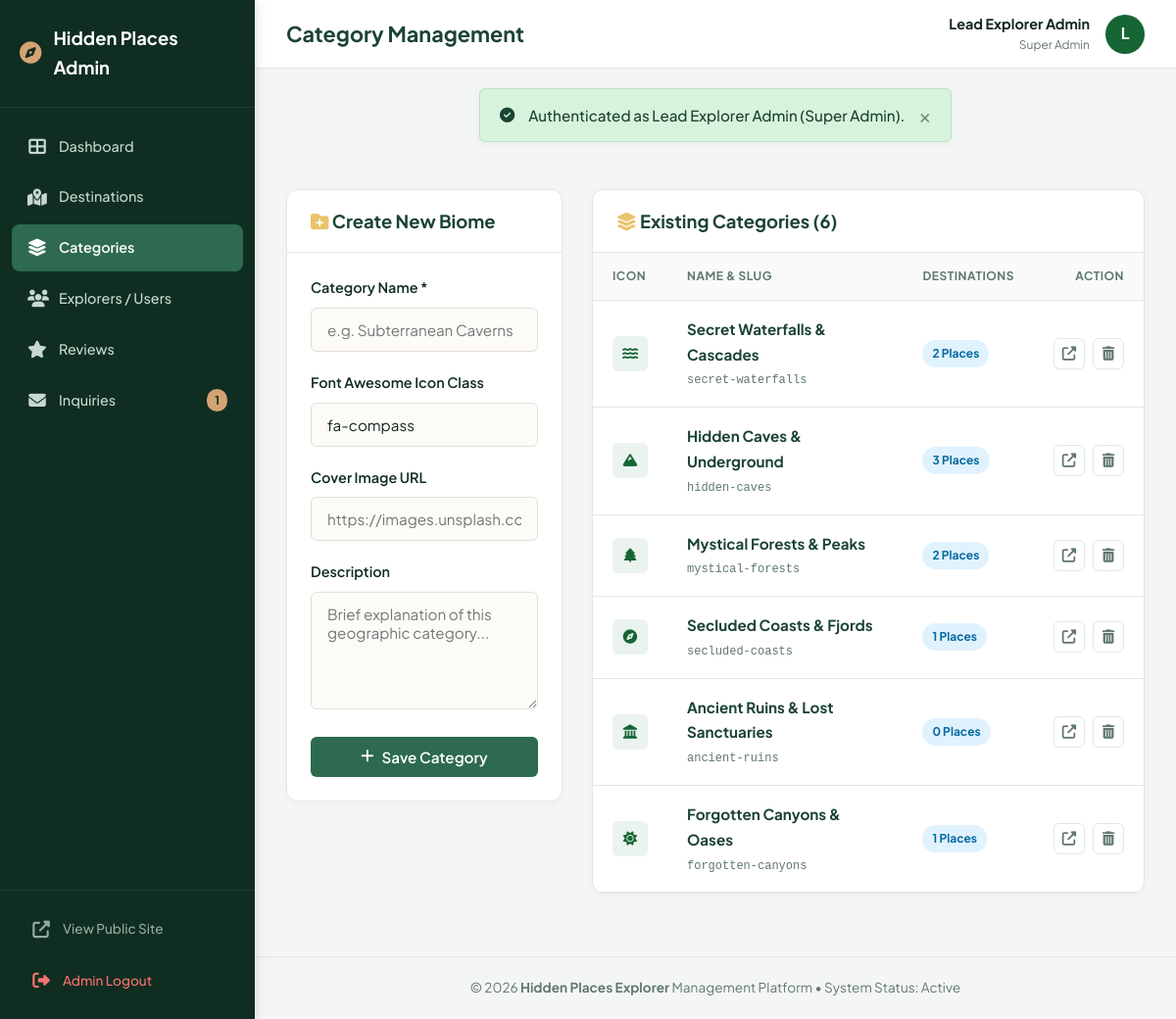
The app's page /admin/categories.php (signed in) with its own data.
### tables this page shows
CREATE TABLE `categories` (
  `id` INT AUTO_INCREMENT PRIMARY KEY,
  `name` VARCHAR(100) NOT NULL UNIQUE,
  `slug` VARCHAR(100) NOT NULL UNIQUE,
  `description` TEXT NULL,
  `icon` VARCHAR(50) DEFAULT 'compass',
  `image_url` VARCHAR(500) NULL,
  `created_at` TIMESTAMP DEFAULT CURRENT_TIMESTAMP
);

### admin/categories.php (the view, shortened to what this page needs)
<?php
require_once __DIR__ . '/../includes/admin_header.php';
$pdo = getDBConnection();
$categories = $pdo->query("
    SELECT c.*, COUNT(d.id) AS destination_count
    FROM categories c
    LEFT JOIN destinations d ON c.id = d.category_id
    GROUP BY c.id
    ORDER BY c.id ASC
")->fetchAll();
?>
<div style="display: grid; grid-template-columns: 1fr 2fr; gap: 30px; align-items: start;">
    <div class="admin-card">
        <div class="admin-card-header">
            <h3 class="admin-card-title"><i class="fas fa-folder-plus text-gold"></i> Create New Biome</h3>
        </div>
        <div style="padding: 24px;">
            <form action="categories.php" method="POST">
                <div class="form-group">
                    <label for="name" class="form-label">Category Name *</label>
                    <input type="text" id="name" name="name" class="form-control" placeholder="e.g. Subterranean Caverns" required>
                </div>
                <div class="form-group">
                    <label for="icon" class="form-label">Font Awesome Icon Class</label>
                    <input type="text" id="icon" name="icon" class="form-control" value="fa-compass" placeholder="fa-mountain, fa-water, fa-tree...">
                </div>
                <div class="form-group">
                    <label for="image_url" class="form-label">Cover Image URL</label>
                    <input type="url" id="image_url" name="image_url" class="form-control" placeholder="https://images.unsplash.com/...">
                </div>
                <div class="form-group">
                    <label for="description" class="form-label">Description</label>
                    <textarea id="description" name="description" class="form-control" rows="3" placeholder="Brief explanation of this geographic category..."></textarea>
                </div>
                <button type="submit" class="btn btn-primary btn-block">
                    <i class="fas fa-plus"></i> Save Category
                </button>
            </form>
        </div>
    </div>
    <div class="admin-card">
        <div class="admin-card-header">
            <h3 class="admin-card-title"><i class="fas fa-layer-group text-gold"></i> Existing Categories (<?= count($categories) ?>)</h3>
        </div>
        <div class="admin-table-responsive">
            <table class="admin-table">
                <thead>
                    <tr>
                        <th style="width: 50px;">Icon</th>
                        <th>Name &amp; Slug</th>
                        <th>Destinations</th>
                        <th style="text-align: right;">Action</th>
                    </tr>
                </thead>
                <tbody>
                    <?php if (empty($categories)): ?>
                        <tr><td colspan="4" class="text-center" style="padding: 24px;">No categories found.</td></tr>
                    <?php else: ?>
                        <?php foreach ($categories as $cat): ?>
                            <tr>
                                <td>
                                    <div style="width: 36px; height: 36px; border-radius: 6px; background: #eaf3ee; color: #166534; display: flex; align-items: center; justify-content: center;">
                                        <i class="fas <?= e($cat['icon']) ?>"></i>
                                    </div>
                                </td>
                                <td>
                                    <strong style="color: var(--admin-primary); font-size: 0.95rem;"><?= e($cat['name']) ?></strong><br>
                                    <code style="font-size: 0.75rem; color: var(--admin-text-muted);"><?= e($cat['slug']) ?></code>
                                </td>
                                <td>
                                    <span class="badge-status" style="background:#e0f2fe; color:#0369a1;">
                                        <?= $cat['destination_count'] ?> Places
                                    </span>
                                </td>
                                <td>
                                    <div class="action-btn-group" style="justify-content: flex-end;">
                                        <a href="<?= $baseUrl ?>/destinations.php?category=<?= $cat['id'] ?>" target="_blank" class="btn-icon" title="View Public Explore Filter">
                                            <i class="fas fa-external-link-alt"></i>
                                        </a>
                                        <a href="categories.php?delete=<?= $cat['id'] ?>&token=<?= $csrfToken ?>" class="btn-icon btn-icon-danger" title="Delete Category" onclick="return confirmDelete('Delete this category?');">
                                            <i class="fas fa-trash-alt"></i>
                                        </a>
                                    </div>
                                </td>
                            </tr>
                        <?php endforeach; ?>
                    <?php endif; ?>
                </tbody>
            </table>
        </div>
    </div>
</div>
<?php require_once __DIR__ . '/../includes/admin_footer.php'; ?>

### assets/css/style.css (style rules this page uses)
:root { --color-primary-dark: #0f2d20; --color-primary: #184332; --color-primary-light: #2d6a4f; --color-primary-subtle: #40916c; --color-primary-bg: #eaf3ee; --color-accent: #d4a373; --color-accent-hover: #b98655; --color-gold: #e9c46a; --color-cream-bg: #fcfbf7; --color-cream-alt: #f4f0e6; --color-cream-card: #f9f7f1; --color-cream-border: #e3ded2; --color-white: #ffffff; --color-text-main: #142820; --color-text-muted: #536b60; --color-text-light: #7b9487; --color-danger: #c93b3b; --color-success: #2d6a4f; --color-warning: #e09f3e; --font-sans: 'Plus Jakarta Sans', system-ui, -apple-system, sans-serif; --font-serif: 'Playfair Display', Georgia, serif; --max-width: 1240px; --radius-sm: 6px; --radius-md: 12px; --radius-lg: 20px; --radius-pill: 9999px; --shadow-sm: 0 2px 6px rgba(15, 45, 32, 0.05); --shadow-md: 0 8px 24px rgba(15, 45, 32, 0.08); --shadow-lg: 0 16px 40px rgba(15, 45, 32, 0.12); --shadow-hover: 0 20px 48px rgba(15, 45, 32, 0.16); --transition: all 0.3s cubic-bezier(0.25, 0.8, 0.25, 1); }
*, *::before, *::after { box-sizing: border-box; margin: 0; padding: 0; }
html { scroll-behavior: smooth; font-size: 16px; }
body { font-family: var(--font-sans); background-color: var(--color-cream-bg); color: var(--color-text-main); line-height: 1.65; min-height: 100vh; display: flex; flex-direction: column; overflow-x: hidden; }
a { color: var(--color-primary); text-decoration: none; transition: var(--transition); }
button, input, select, textarea { font-family: inherit; font-size: inherit; }
h1, h2, h3, h4, h5, h6 { color: var(--color-primary-dark); font-weight: 700; line-height: 1.25; }
.text-gold { color: var(--color-gold); }
.btn { display: inline-flex; align-items: center; justify-content: center; gap: 8px; font-weight: 600; font-size: 0.95rem; padding: 10px 22px; border-radius: var(--radius-sm); border: 1px solid transparent; cursor: pointer; transition: var(--transition); text-align: center; }
.btn-primary { background: var(--color-primary-light); color: var(--color-white); }
.btn-block { width: 100%; }
.form-group { margin-bottom: 20px; }
.form-label { display: block; font-weight: 600; font-size: 0.9rem; color: var(--color-primary-dark); margin-bottom: 8px; }
.form-control { width: 100%; padding: 12px 16px; border: 1px solid var(--color-cream-border); border-radius: var(--radius-sm); font-size: 0.95rem; color: var(--color-text-main); background: var(--color-cream-bg); transition: var(--transition); }
textarea.form-control { resize: vertical; min-height: 120px; }

### records on screen
categories: name "Secret Waterfalls & Cascades", slug "secret-waterfalls", destination_count "2"
categories: name "Hidden Caves & Underground", slug "hidden-caves", destination_count "3"
categories: name "Mystical Forests & Peaks", slug "mystical-forests", destination_count "2"
categories: name "Secluded Coasts & Fjords", slug "secluded-coasts", destination_count "1"
categories: name "Ancient Ruins & Lost Sanctuaries", slug "ancient-ruins", destination_count "0"
categories: name "Forgotten Canyons & Oases", slug "forgotten-canyons", destination_count "1"

### other values on screen
$unreadContactsCount "1"
$pageTitle "Category Management"
$currentAdmin['name'] "Lead Explorer Admin"
$currentAdmin['role'] "Super Admin"
substr($currentAdmin['name'], 0, 1) "L"
$text "Authenticated as Lead Explorer Admin (Super Admin)."
count($categories) "6"
